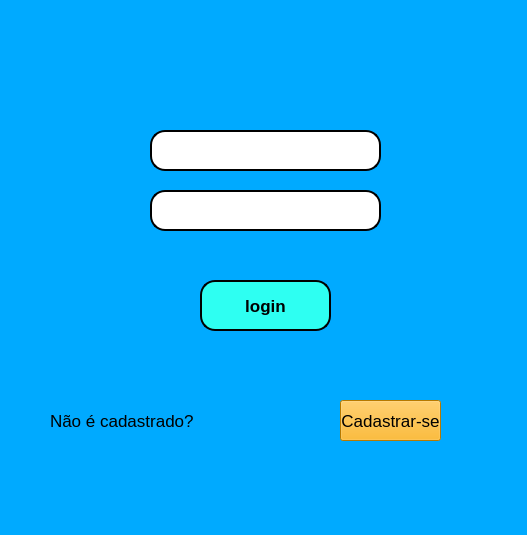
<?xml version="1.0" encoding="UTF-8"?>
<ui version="4.0">
 <class>MainWindow</class>
 <widget class="QMainWindow" name="MainWindow">
  <property name="geometry">
   <rect>
    <x>0</x>
    <y>0</y>
    <width>527</width>
    <height>535</height>
   </rect>
  </property>
  <property name="minimumSize">
   <size>
    <width>527</width>
    <height>535</height>
   </size>
  </property>
  <property name="maximumSize">
   <size>
    <width>527</width>
    <height>535</height>
   </size>
  </property>
  <property name="windowTitle">
   <string>MainWindow</string>
  </property>
  <property name="styleSheet">
   <string notr="true">
background-color: rgb(0, 170, 255);</string>
  </property>
  <widget class="QWidget" name="centralwidget">
   <widget class="QPushButton" name="pushButton">
    <property name="geometry">
     <rect>
      <x>200</x>
      <y>280</y>
      <width>131</width>
      <height>51</height>
     </rect>
    </property>
    <property name="font">
     <font>
      <pointsize>13</pointsize>
      <weight>75</weight>
      <bold>true</bold>
     </font>
    </property>
    <property name="styleSheet">
     <string notr="true">background-color: rgb(46, 255, 242);
border-radius: 15px;
border-style: outset;
border-width: 2px;
border-color: black;</string>
    </property>
    <property name="text">
     <string>login</string>
    </property>
   </widget>
   <widget class="QLineEdit" name="lineEdit">
    <property name="geometry">
     <rect>
      <x>150</x>
      <y>130</y>
      <width>231</width>
      <height>41</height>
     </rect>
    </property>
    <property name="styleSheet">
     <string notr="true">background-color: rgb(255, 255, 255);
border-radius: 15px;
border-style: outset;
border-width: 2px;</string>
    </property>
   </widget>
   <widget class="QLineEdit" name="lineEdit_2">
    <property name="geometry">
     <rect>
      <x>150</x>
      <y>190</y>
      <width>231</width>
      <height>41</height>
     </rect>
    </property>
    <property name="styleSheet">
     <string notr="true">background-color: rgb(255, 255, 255);
border-radius: 15px;
border-style: outset;
border-width: 2px;</string>
    </property>
   </widget>
   <widget class="QLabel" name="label">
    <property name="geometry">
     <rect>
      <x>50</x>
      <y>410</y>
      <width>171</width>
      <height>21</height>
     </rect>
    </property>
    <property name="font">
     <font>
      <pointsize>13</pointsize>
     </font>
    </property>
    <property name="text">
     <string>Não é cadastrado?</string>
    </property>
   </widget>
   <widget class="QPushButton" name="pushButton_2">
    <property name="geometry">
     <rect>
      <x>340</x>
      <y>400</y>
      <width>101</width>
      <height>41</height>
     </rect>
    </property>
    <property name="font">
     <font>
      <pointsize>13</pointsize>
     </font>
    </property>
    <property name="styleSheet">
     <string notr="true">background-color: rgb(255, 170, 0);</string>
    </property>
    <property name="text">
     <string>Cadastrar-se</string>
    </property>
   </widget>
   <widget class="QLabel" name="label_4">
    <property name="geometry">
     <rect>
      <x>150</x>
      <y>249</y>
      <width>231</width>
      <height>31</height>
     </rect>
    </property>
    <property name="font">
     <font>
      <pointsize>13</pointsize>
     </font>
    </property>
    <property name="styleSheet">
     <string notr="true">color: rgb(255, 255, 0);</string>
    </property>
    <property name="text">
     <string/>
    </property>
   </widget>
   <widget class="QLabel" name="label_2">
    <property name="geometry">
     <rect>
      <x>120</x>
      <y>120</y>
      <width>31</width>
      <height>51</height>
     </rect>
    </property>
    <property name="text">
     <string/>
    </property>
    <property name="pixmap">
     <pixmap>17503049231586786427-24.png</pixmap>
    </property>
   </widget>
   <widget class="QLabel" name="label_3">
    <property name="geometry">
     <rect>
      <x>120</x>
      <y>190</y>
      <width>31</width>
      <height>31</height>
     </rect>
    </property>
    <property name="text">
     <string/>
    </property>
    <property name="pixmap">
     <pixmap>13530435871582518280-24.png</pixmap>
    </property>
   </widget>
   <zorder>label_2</zorder>
   <zorder>label_3</zorder>
   <zorder>pushButton</zorder>
   <zorder>lineEdit</zorder>
   <zorder>lineEdit_2</zorder>
   <zorder>label</zorder>
   <zorder>pushButton_2</zorder>
   <zorder>label_4</zorder>
  </widget>
  <widget class="QMenuBar" name="menubar">
   <property name="geometry">
    <rect>
     <x>0</x>
     <y>0</y>
     <width>527</width>
     <height>20</height>
    </rect>
   </property>
  </widget>
  <widget class="QStatusBar" name="statusbar"/>
 </widget>
 <resources/>
 <connections/>
</ui>
